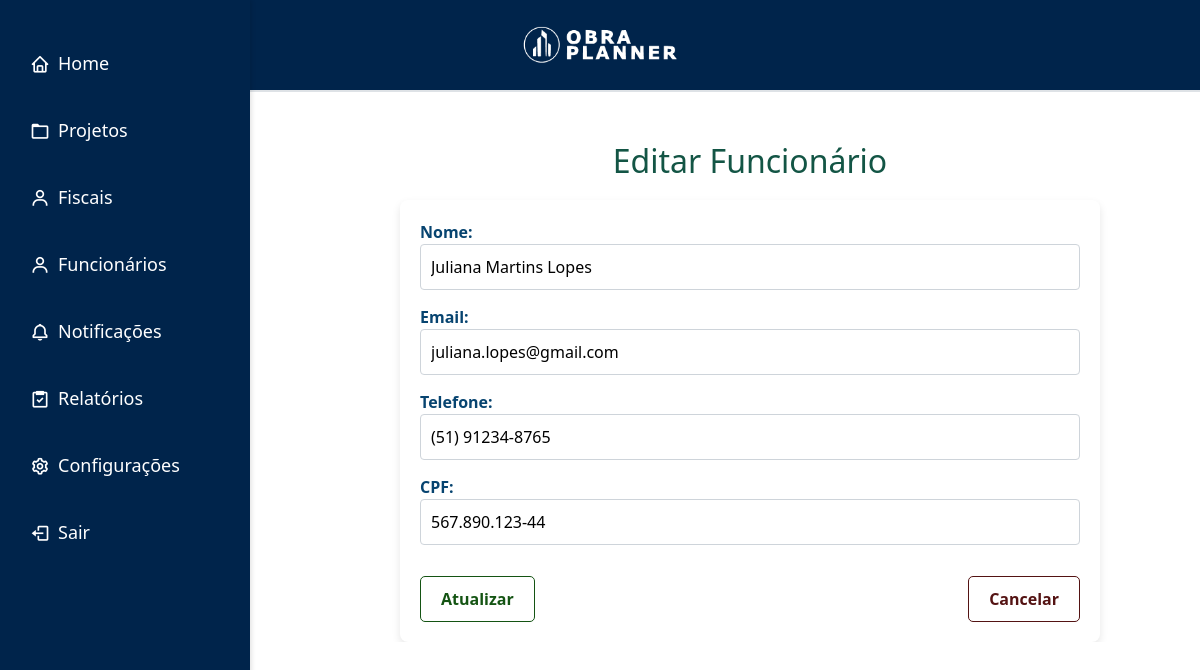
/empresa/funcionarios/editfunc.php?id=1, run on the app's committed database.
### tables this page shows
CREATE TABLE IF NOT EXISTS `funcionarios` (
  `func_id` varchar(225) NOT NULL,
  `nome` varchar(255) NOT NULL,
  `email` varchar(255) NOT NULL,
  `telefone` varchar(20) DEFAULT NULL,
  `cpf` varchar(15) NOT NULL,
  `senha` varchar(255) NOT NULL,
  `empresa_id` int(11) DEFAULT NULL,
  `horas_trabalhadas` decimal(5,2) DEFAULT NULL,
  `foto` varchar(255) DEFAULT NULL,
  `ativa` enum('ativa','desativada') DEFAULT 'ativa',
  PRIMARY KEY (`func_id`),
  KEY `empresa_id` (`empresa_id`),
  CONSTRAINT `funcionarios_ibfk_1` FOREIGN KEY (`empresa_id`) REFERENCES `empresas` (`empresa_id`)
);

### empresa/funcionarios/editfunc.php (the view, shortened to what this page needs)
<?php
include '../../includes/db_connect.php';
if (isset($_GET['id'])) {
    $func_id = $_GET['id'];
    $sql = "SELECT * FROM funcionarios WHERE func_id = ?";
    $stmt = $conn->prepare($sql);
    $stmt->bind_param("i", $func_id);
    $stmt->execute();
    $result = $stmt->get_result();
    $employee = $result->fetch_assoc();
} else {
    echo "ID do funcionário não fornecido.";
    exit;
}
?>
<!DOCTYPE html>
<html lang="pt-br">
<head>
    <link rel="stylesheet" href="../style.css">
    <link href='https://unpkg.com/boxicons@2.0.7/css/boxicons.min.css' rel='stylesheet'>
    <link href="https://cdn.jsdelivr.net/npm/bootstrap@5.0.2/dist/css/bootstrap.min.css" rel="stylesheet">
</head>
<body>
    <header>
        <div class="logo">
            <img src="../../imgs/obraplanner7.png" alt="Logo do ObraPlanner" style="max-height: 50px;">
        </div>
    </header>
    <nav class="sidebar">
        <ul>
            <li><a href="../dash.php"><i class="bx bx-home"></i> Home</a></li>
            <li><a href="../projetos/proj.php"><i class="bx bx-folder"></i> Projetos</a></li>
            <li><a href="../fiscal/fis.php"><i class="bx bx-user"></i> Fiscais</a></li>
            <li><a href="func.php"><i class="bx bx-user"></i> Funcionários</a></li>
            <li><a href="../notificacaos/not.php"><i class="bx bx-bell"></i> Notificações</a></li>
            <li><a href="../relemp/relemp.php"><i class="bx bx-task"></i> Relatórios</a></li>
            <li><a href="../config/config.php"><i class="bx bx-cog"></i> Configurações</a></li>
            <li><a href="../../index.php" class="btn-logout"><i class="bx bx-log-out"></i> Sair</a></li>
        </ul>
    </nav>
    <main role="main" class="col-md-9 ml-sm-auto col-lg-10 px-4" style="margin-left: 250px; padding-top: 50px;">
        <h2>Editar Funcionário</h2>
        <form method="POST">
            <div class="form-group">
                <label for="nome">Nome:</label>
                <input type="text" id="nome" name="nome" value="<?php echo htmlspecialchars($employee['nome']); ?>" required>
            </div>
            <div class="form-group">
                <label for="email">Email:</label>
                <input type="email" id="email" name="email" value="<?php echo htmlspecialchars($employee['email']); ?>" required>
            </div>
            <div class="form-group">
                <label for="telefone">Telefone:</label>
                <input type="text" id="telefone" name="telefone" value="<?php echo htmlspecialchars($employee['telefone']); ?>">
            </div>
            <div class="form-group">
                <label for="cpf">CPF:</label>
                <input type="text" id="cpf" name="cpf" value="<?php echo htmlspecialchars($employee['cpf']); ?>" required>
            </div>
            <div class="button-container mt-3">
                <button type="submit" class="btncriar">Atualizar</button>
                <a href="fis.php" class="btnback">Cancelar</a>
            </div>
        </form>
    </main>
</body>
</html>

### empresa/style.css (style rules this page uses)
:root { --co1: #00244b; --co2: #003d80; --co3: #074470; --co4: #01306e; --co5: #0056b3; --co8: #539ff0; --co10: #07488d; --co11: #003d7a; --co12: #132154; --co13: #324363; --co17: #fff; --co18: #000; --co19: #333; --co20: #0c382e; --co21: #145413; --co22: #541313; --co23: #dee2e6; --co24: #135545; --co25: #ffe600; }
html, body { width: 100vw; overflow-x: hidden; margin: 0; font-family: 'Lexend', sans-serif; }
header { display: flex; justify-content: center; background-color: var(--co1); padding: 20px 30px; border-bottom: 2px solid var(--co23); }
.logo img { max-height: 50px; }
.sidebar { width: 250px; background-color: var(--co1); color: #fff; padding: 20px; box-shadow: 2px 0 4px rgba(0, 0, 0, 0.1); display: flex; flex-direction: column; height: 100vh; position: fixed; top: 0; left: 0; z-index: 1000; }
.sidebar ul { list-style-type: none; padding: 0; margin: 0; flex: 1; }
.sidebar ul li { margin: 20px 0; }
.sidebar ul li a { color: #fff; text-decoration: none; font-size: 18px; display: flex; align-items: center; padding: 10px; border-radius: 5px; transition: background-color 0.3s; }
.sidebar ul li a i { margin-right: 8px; font-size: 20px; }

### empresa/funcionarios/editfunc.php (style rules this page uses)
h2 { text-align: center; color: #135545; margin-bottom: 20px; }
form { width: 100%; max-width: 700px; background-color: #fff; padding: 20px; border-radius: 8px; box-shadow: 0 4px 8px rgba(0, 0, 0, 0.1); margin: 0 auto; }
label { font-weight: bold; color: #074470; }
input[type="text"], input[type="email"], input[type="tel"], input[type="password"] { padding: 10px; border: 1px solid #ced4da; border-radius: 4px; font-size: 16px; width: 100%; box-sizing: border-box; margin-bottom: 15px; }
.button-container { display: flex; justify-content: space-between; margin-top: 20px; }
.button-container button, .button-container a { padding: 10px 20px; font-size: 16px; text-decoration: none; }
.btncriar { background-color: #fff; color: #145413; border: solid 1px #145413; border-radius: 5px; cursor: pointer; font-weight: bold; }
.btnback { background-color: #fff; color: #541313; border: solid 1px #541313; border-radius: 5px; cursor: pointer; font-weight: bold; }

### data on the page
funcionarios: nome "Juliana Martins Lopes", email "juliana.lopes@gmail.com", telefone "(51) 91234-8765", cpf "567.890.123-44"
